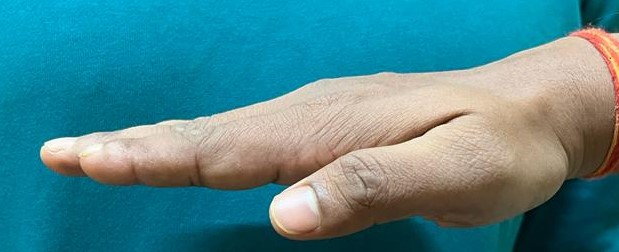
#> input picture image1.jpg, 619 x 252 px, found by its file name
$ python side_angle.py
#> lines starting #> are read from the running program, lines starting #| are printed output that depends on the picture; after the words box and inside, x2 and y2 are one past the last pixel; in counts of white or black regions, pixels touching at a corner belong together; long printed decimals are rounded
import cv2
import numpy as np
import math,cmath
def nothing(x):
    return

def get_angle(p0, p1, p2, p3):
    v1 = complex(p2 - p0, p3 - p1)
    v2 = complex(p2-p0, 0 - 0)
    angle = abs(math.degrees(cmath.phase(v1)) - math.degrees(cmath.phase(v2)))
    if angle > 180:
        angle = 360 - angle
    return angle

cv2.namedWindow('image')
cv2.createTrackbar('H_lower','image',0,255,nothing)
cv2.createTrackbar('S_lower','image',0,255,nothing)
cv2.createTrackbar('V_lower','image',0,255,nothing)
cv2.createTrackbar('H_upper','image',255,255,nothing)
cv2.createTrackbar('S_upper','image',190,255,nothing)
cv2.createTrackbar('V_upper','image',255,255,nothing)
frame=cv2.imread("Finger-Angle-Detection\image1.jpg",cv2.IMREAD_COLOR)
#> frame is the input picture: shape (252, 619, 3); mean B, G, R 141.7, 134.6, 77.5
frame =cv2.cvtColor(frame,cv2.COLOR_BGR2HSV)
#> frame: shape (252, 619, 3); mean H, S, V 61.6, 171.6, 159.6

h_lower=cv2.getTrackbarPos('H_lower','image')
s_lower=cv2.getTrackbarPos('S_lower','image')
v_lower=cv2.getTrackbarPos('V_lower','image')
h_upper=cv2.getTrackbarPos('H_upper','image')
s_upper=cv2.getTrackbarPos('S_upper','image')
v_upper=cv2.getTrackbarPos('V_upper','image')
lower_bound=np.array([h_lower,s_lower,v_lower])
upper_bound=np.array([h_upper,s_upper,v_upper])

mask=cv2.inRange(frame,lower_bound,upper_bound)
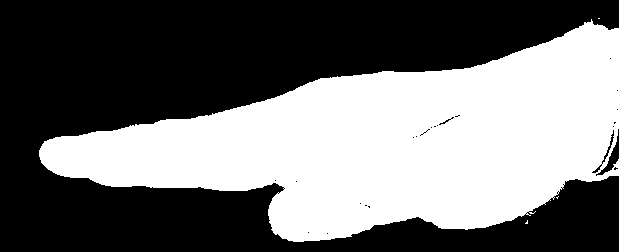
#> mask: shape (252, 619); 43.9% white; 4 white regions (3 under 20 px), largest, box (x1, y1, x2, y2) and area: (39, 19, 619, 242) 68468
first_one=0
second_one=0
first_two=0
second_two=0
pos=False
print(len(mask),len(mask[0]))
#| 252 619
# for i in range(int(len(mask[0])/6)):
for j in range(int(len(mask))):
    if pos==False and mask[j][int(len(mask[0])/6)]!=0:
        first_one=j
        pos=True
    if pos==True and mask[j][int(len(mask[0])/6)]==0:
        second_one=j
        break
#> this loop made 186 passes
#> (first_one, pos) on pass 132: (131, True)
#> second_one on pass 186: 185
#> after the loop, first_one = 131; pos = True
pos=False
# for i in range(int(len(mask[0])/3)):
for j in range(len(mask)):
    if pos==False and mask[j][int(len(mask[0])/3)]!=0:
        first_two=j
        pos=True
    if pos==True and mask[j][int(len(mask[0])/3)]==0:
        second_two=j
        break
#> this loop made 190 passes
#> (first_two, pos) on pass 116: (115, True)
#> second_two on pass 190: 189
#> after the loop, first_two = 115; pos = True


one_mid=(first_one+second_one)/2
#> one_mid = 158
two_mid=(first_two+second_two)/2
#> two_mid = 152
angle=get_angle(len(mask[0])/6,one_mid,len(mask[0])/3,two_mid)
#> in get_angle, `angle = abs(math.degrees(cmath.phase(v1)) - math.degrees(cmath.phase(v..`: angle = 3.33
#> angle = 3.33
print("Angle between finger and palm: ", angle)
#| Angle between finger and palm:  3.328
cv2.imshow('mask',mask)
cv2.waitKey(0)

cv2.destroyAllWindows()


$ run again, with image2.jpg copied over image1.jpg
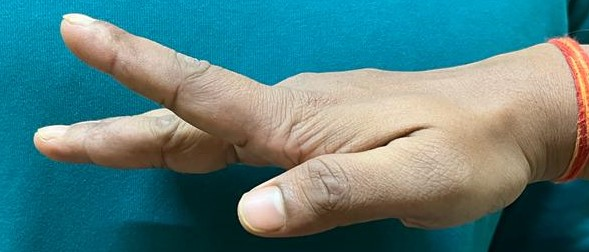
#> input picture image2.jpg, 589 x 252 px, found by its file name
#> frame is the input picture: shape (252, 589, 3); mean B, G, R 127.9, 127.5, 86.4
#> frame: shape (252, 589, 3); mean H, S, V 57.1, 162.9, 149.6
#> `mask=cv2.inRange(frame,lower_bound,upper_bound)`:
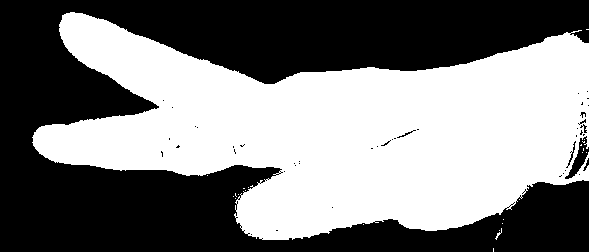
#> mask: shape (252, 589); 49.6% white; 23 white regions (21 under 20 px), largest, box (x1, y1, x2, y2) and area: (32, 12, 589, 240) 73543, (495, 228, 502, 240) 22
#| 252 589
#> the loop `for j in range(int(len(mask))):` made 73 passes
#> (first_one, pos) on pass 19: (18, True)
#> after the loop `for j in range(int(len(mask))):`: first_one = 18; pos = True
#> the loop `for j in range(len(mask)):` made 176 passes
#> (first_two, pos) on pass 59: (58, True)
#> after the loop `for j in range(len(mask)):`: first_two = 58; pos = True
#> one_mid = 45
#> two_mid = 116.5
#> in get_angle, `angle = abs(math.degrees(cmath.phase(v1)) - math.degrees(cmath.phase(v..`: angle = 36.07
#| Angle between finger and palm:  36.068

$ run again, with image3.jpg copied over image1.jpg
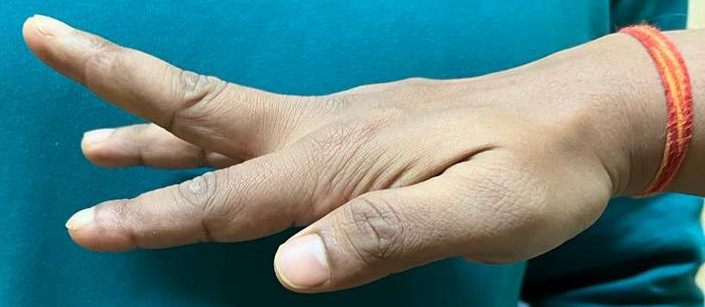
#> input picture image3.jpg, 705 x 307 px, found by its file name
#> frame is the input picture: shape (307, 705, 3); mean B, G, R 129.9, 130.6, 95.5
#> frame: shape (307, 705, 3); mean H, S, V 54.3, 153.2, 152.4
#> `mask=cv2.inRange(frame,lower_bound,upper_bound)`:
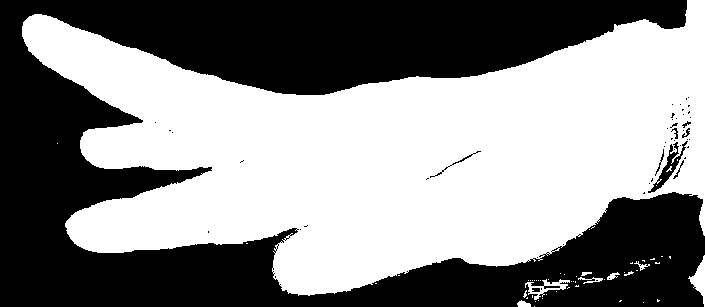
#> mask: shape (307, 705); 53.8% white; 52 black regions (43 under 20 px), largest, box (x1, y1, x2, y2) and area: (0, 0, 705, 307) 99161, (648, 141, 688, 193) 450, (430, 151, 481, 178) 78
#| 307 705
#> the loop `for j in range(int(len(mask))):` made 109 passes
#> (first_one, pos) on pass 44: (43, True)
#> after the loop `for j in range(int(len(mask))):`: first_one = 43; pos = True
#> the loop `for j in range(len(mask)):` made 245 passes
#> (first_two, pos) on pass 84: (83, True)
#> after the loop `for j in range(len(mask)):`: first_two = 83; pos = True
#> one_mid = 75.5
#> two_mid = 163.5
#> in get_angle, `angle = abs(math.degrees(cmath.phase(v1)) - math.degrees(cmath.phase(v..`: angle = 36.83
#| Angle between finger and palm:  36.831

$ run again, with image4.jpg copied over image1.jpg
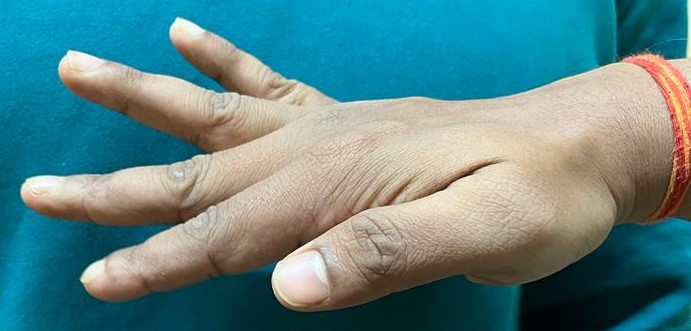
#> input picture image4.jpg, 691 x 331 px, found by its file name
#> frame is the input picture: shape (331, 691, 3); mean B, G, R 134.9, 133.4, 93.8
#> frame: shape (331, 691, 3); mean H, S, V 55.5, 151.5, 155
#> `mask=cv2.inRange(frame,lower_bound,upper_bound)`:
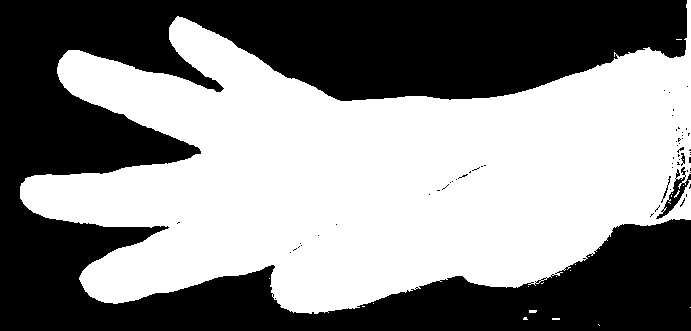
#> mask: shape (331, 691); 53.1% white; 60 black regions (56 under 20 px), largest, box (x1, y1, x2, y2) and area: (0, 0, 691, 331) 106522, (656, 167, 691, 219) 431, (661, 176, 671, 203) 41, (681, 153, 685, 166) 31
#| 331 691
#> the loop `for j in range(int(len(mask))):` made 114 passes
#> (first_one, pos) on pass 62: (61, True)
#> after the loop `for j in range(int(len(mask))):`: first_one = 61; pos = True
#> the loop `for j in range(len(mask)):` made 277 passes
#> (first_two, pos) on pass 42: (41, True)
#> after the loop `for j in range(len(mask)):`: first_two = 41; pos = True
#> one_mid = 87
#> two_mid = 158.5
#> in get_angle, `angle = abs(math.degrees(cmath.phase(v1)) - math.degrees(cmath.phase(v..`: angle = 31.83
#| Angle between finger and palm:  31.834
